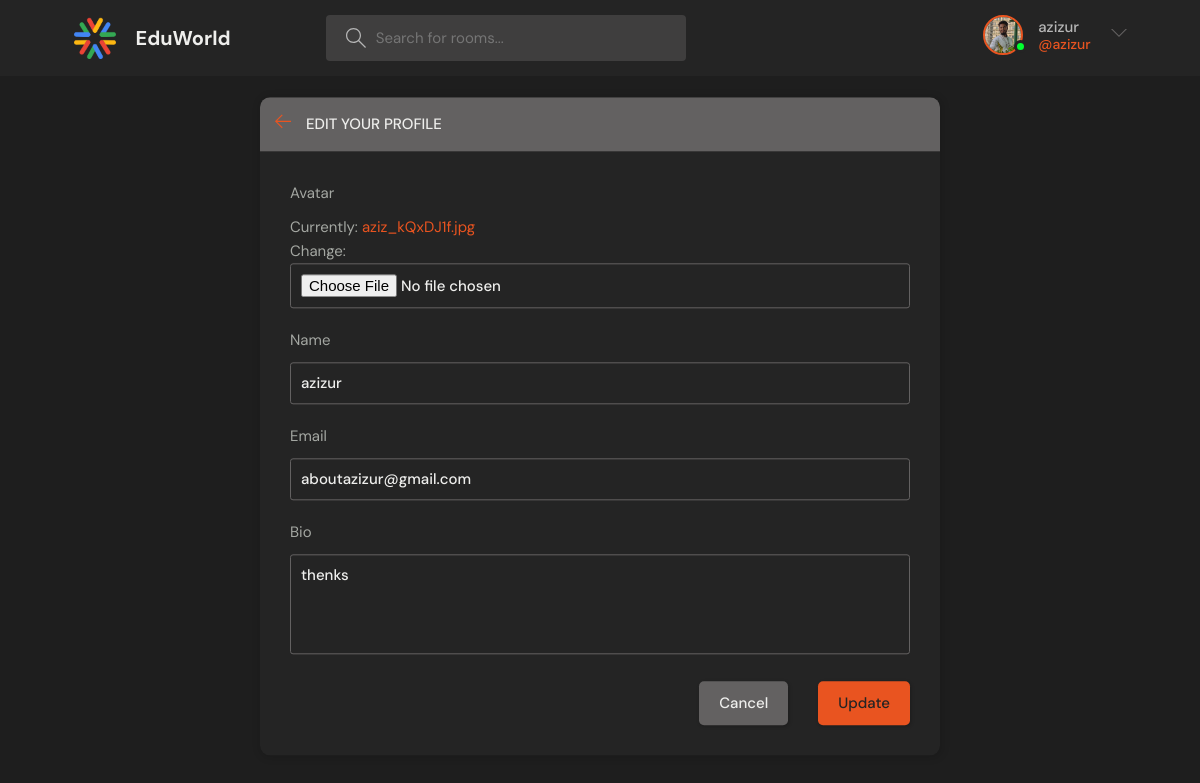
Screenshot of /update-user/ (signed in) with the database file from the repository.
### base/models.py (models this page shows)
class User(AbstractUser):
    name = models.CharField(max_length=200, null=True)
    email = models.EmailField(unique=True, null=True)
    bio = models.TextField(null=True)
    avatar = models.ImageField(null=True, default="avatar.svg")
    USERNAME_FIELD = 'email'  # Email as the unique identifier
    REQUIRED_FIELDS = ['username', 'name']  # Do not include 'email' here
    objects = UserManager()  # Make sure you're using a custom user manager

### base/views.py (the view)
# urls.py: path('update-user/', views.updateUser, name="update-user"),
@login_required(login_url='login')
def updateUser(request):
    user = request.user
    form = UserForm(instance=user)
    if request.method == 'POST':
        form = UserForm(request.POST, request.FILES, instance=user)
        if form.is_valid():
            form.save()
            return redirect('user-profile', pk=user.id)
    return render(request, 'base/update-user.html', {'form': form})

### base/forms.py
class UserForm(ModelForm):
    class Meta:
        model = User
        fields = ['avatar', 'name', 'email', 'bio']

### base/templates/base/update-user.html (shortened to what this page needs)
{% extends 'main.html' %}
{% block content %}
<main class="update-account layout">
  <div class="container">
    <div class="layout__box">
      <div class="layout__boxHeader">
        <div class="layout__boxTitle">
          <a href="{% url 'home' %}">
            <svg version="1.1" xmlns="http://www.w3.org/2000/svg" width="32" height="32" viewBox="0 0 32 32">
              <title>arrow-left</title>
              <path
                d="M13.723 2.286l-13.723 13.714 13.719 13.714 1.616-1.611-10.96-10.96h27.625v-2.286h-27.625l10.965-10.965-1.616-1.607z">
              </path>
            </svg>
          </a>
          <h3>Edit your profile</h3>
        </div>
      </div>
      <div class="layout__body">
        <form class="form" action="" method="POST" enctype="multipart/form-data">
    {% for field in form %}
        <div class="form__group">
            <label for="{{ field.id_for_label }}">{{ field.label }}</label>
            {{ field }}
        </div>
    {% endfor %}
    <div class="form__action">
        <a class="btn btn--dark" href="{% url 'user-profile' pk=request.user.id %}">Cancel</a>
        <button class="btn btn--main" type="submit">Update</button>
    </div>
</form>
      </div>
    </div>
  </div>
</main>
{% endblock content %}

### templates/navbar.html (shortened to what this page needs)
{%load static%}
<header class="header header--loggedIn">
    <div class="container">
      <a href="/" class="header__logo">
        <img src="{% static 'assets/world.png'%}" style="width:50px, height:50px" />
        <h1>EduWorld</h1>
      </a>
      <form class="header__search">
        <label>
          <input placeholder="Search for rooms..." />
        </label>
      </form>
      <nav class="header__menu">
        {% if request.user.is_authenticated %}
        <div class="header__user">
          <a href="{% url 'user-profile' user.id %}">
            <div class="avatar avatar--medium active">
              <img src="{{user.avatar.url}}" />
            </div>
            <p>{{request.user.name}} <span>@{{request.user.username}}</span></p>
          </a>
          <button class="dropdown-button">
            <svg version="1.1" xmlns="http://www.w3.org/2000/svg" width="32" height="32" viewBox="0 0 32 32">
              <title>chevron-down</title>
              <path d="M16 21l-13-13h-3l16 16 16-16h-3l-13 13z"></path>
            </svg>
          </button>
        </div>
        {%else%}
        <a href="{% url 'login' %}">
          <img src="{%static 'assets/avatar.svg'%}" />
          <p>Login</p>
        </a>
        {%endif%}
      </nav>
    </div>
  </header>

### rows the page displays
User: avatar (picture), user.name "azizur", user.username "azizur", form "azizur" "aboutazizur@gmail.com" "thenks"

### other values shown
{{ field.label }} "Avatar" "Name" "Email" "Bio"
